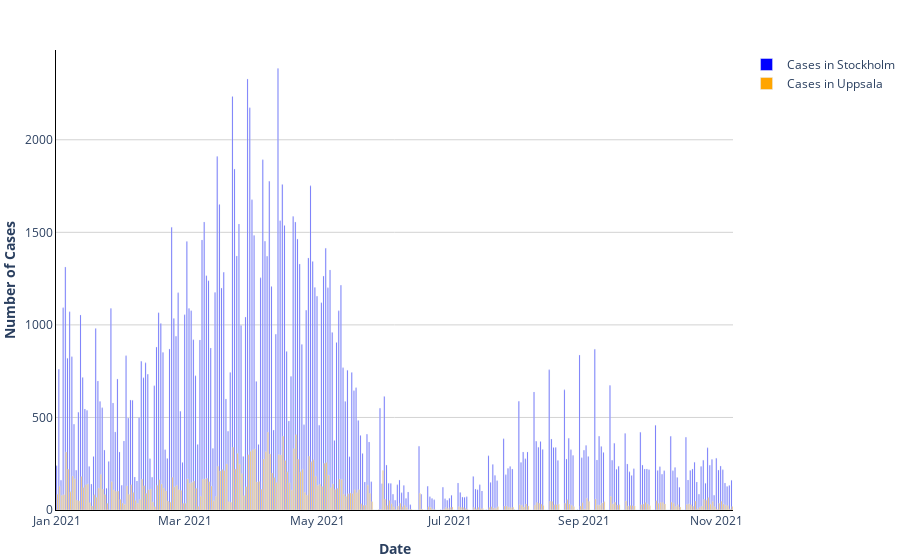

Here is the notebook cell this chart was saved with:
### Code cell
## BOX 9 - Set up the layout for the plot comparing the two cities
# figure layout
fig = go.Figure(data=[trace2, trace3, trace4]) # now we put a list
fig.update_layout(
    plot_bgcolor="white", font=dict(size=12), margin=dict(l=0, r=50, t=50, b=50), showlegend = True, #barmode="stack",
) #the background colour, font size, and size of margins around the graph can be edited here
# Setting 'barmode="stack"' in the above can be used if you want to put the bars on top of each other (stacked chart) instead of a grouped barchart (when the bars are next to each other) -remember to change the range later!
# modify x-axis
fig.update_xaxes(
    title="<b>Date</b>", #x-axis title 
    showgrid=True, #NOTICE - show grid does nothing unless you set a gridcolour (see y-axis below!)
    linecolor="black", #this colour refers only to the line at the axis
    # set start point of x-axis
    tick0="2021-01-01 ",
)
# modify y-axis
fig.update_yaxes(
    title="<b>Number of Cases</b>",
    showgrid=True,
    gridcolor="lightgrey",
    linecolor="black",
    # change range to envelope the appropriate range
    range=[0, max(cases_2021["Stockholm"] + 100)],
    # The above is the maximum number of cases in Stockholm +100
    # Here, this is probably a bit high, try changing it to the maximum cases for Stockholm
)
fig.show()  # This will show the figure here for you

### Figure 1 — Plotly figure (JSON) as saved in the notebook; plotly's stock layout.template omitted (floating-point values rounded to 4 significant figures; data arrays with more than 128 entries replaced by an {"elided": "..."} marker saying what was removed)
{"data": [{"hovertemplate": "Date: %{x}<br>Cases: %{y}", "marker": {"color": "#0000FF"}, "name": "Cases in Stockholm", "type": "bar", "x": {"elided": "312 str values"}, "y": {"elided": "312 int values"}}, {"hovertemplate": "Date: %{x}<br>Cases: %{y}", "marker": {"color": "orange"}, "name": "Cases in Uppsala", "type": "bar", "x": {"elided": "312 str values"}, "y": {"elided": "312 int values"}}], "layout": {"font": {"size": 12}, "margin": {"b": 50, "l": 0, "r": 50, "t": 50}, "plot_bgcolor": "white", "showlegend": true, "xaxis": {"linecolor": "black", "showgrid": true, "tick0": "2021-01-01 ", "title": {"text": "<b>Date</b>"}}, "yaxis": {"gridcolor": "lightgrey", "linecolor": "black", "range": [0, 2485], "showgrid": true, "title": {"text": "<b>Number of Cases</b>"}}}}
